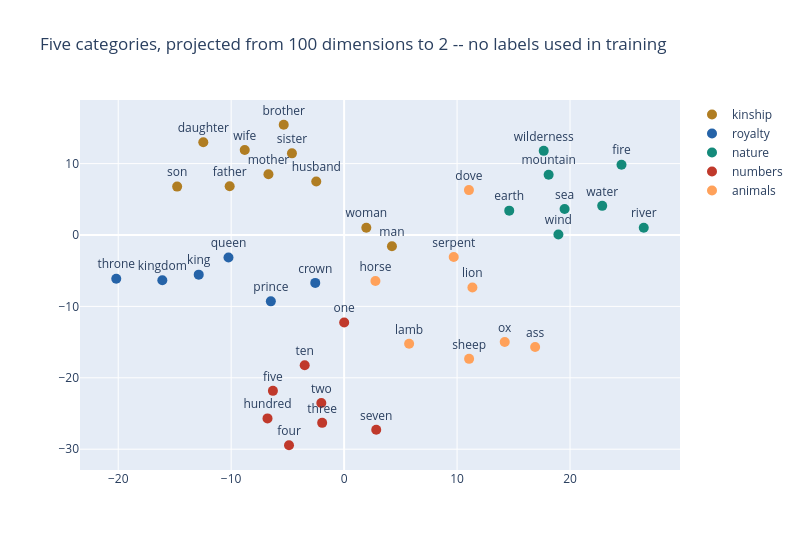

Notebook source saved alongside this figure:
### Markdown cell above
**Idea -- project 100 dimensions down to 2, and look for the map from Slide 3.** t-SNE arranges points so that vectors close together in the real 100-dimensional space stay close on the page. Colour each point by its category and see whether the categories separate visually, exactly the picture Slide 16 showed for the lecture's own (much larger) trained space.

### Code cell
coords = TSNE(n_components=2, perplexity=8, random_state=0,
              init="pca").fit_transform(W[[word2id[w] for w in words_flat]])

fig = go.Figure()
for cat in categories:
    idx = [i for i, l in enumerate(labels_flat) if l == cat]
    fig.add_trace(go.Scatter(x=coords[idx, 0], y=coords[idx, 1], mode="markers+text",
                              text=[words_flat[i] for i in idx], textposition="top center",
                              marker=dict(color=cat_colors[cat], size=10), name=cat))
fig.update_layout(title="Five categories, projected from 100 dimensions to 2 -- no labels used in training",
                   width=800, height=550)
fig.show()

### Figure 1 — Plotly figure (JSON) as saved in the notebook; plotly's stock layout.template omitted (floating-point values rounded to 4 significant figures)
{"data": [{"marker": {"color": "#b07d22", "size": 10}, "mode": "markers+text", "name": "kinship", "text": ["man", "woman", "father", "mother", "son", "daughter", "brother", "sister", "husband", "wife"], "textposition": "top center", "type": "scatter", "x": [4.235, 1.965, -10.13, -6.698, -14.78, -12.47, -5.347, -4.618, -2.465, -8.799], "y": [-1.563, 1.019, 6.828, 8.519, 6.78, 12.99, 15.44, 11.43, 7.495, 11.9]}, {"marker": {"color": "#2563a8", "size": 10}, "mode": "markers+text", "name": "royalty", "text": ["king", "queen", "prince", "throne", "crown", "kingdom"], "textposition": "top center", "type": "scatter", "x": [-12.87, -10.24, -6.487, -20.17, -2.555, -16.09], "y": [-5.551, -3.158, -9.295, -6.123, -6.708, -6.343]}, {"marker": {"color": "#148a7a", "size": 10}, "mode": "markers+text", "name": "nature", "text": ["water", "river", "mountain", "sea", "wind", "fire", "earth", "wilderness"], "textposition": "top center", "type": "scatter", "x": [22.85, 26.53, 18.11, 19.52, 18.97, 24.56, 14.62, 17.67], "y": [4.083, 1.026, 8.442, 3.636, 0.06026, 9.848, 3.41, 11.79]}, {"marker": {"color": "#c0392b", "size": 10}, "mode": "markers+text", "name": "numbers", "text": ["one", "two", "three", "four", "five", "seven", "ten", "hundred"], "textposition": "top center", "type": "scatter", "x": [0.006481, -2.019, -1.944, -4.878, -6.304, 2.844, -3.49, -6.782], "y": [-12.26, -23.52, -26.31, -29.45, -21.83, -27.28, -18.25, -25.68]}, {"marker": {"color": 100, "size": 10}, "mode": "markers+text", "name": "animals", "text": ["sheep", "lamb", "ox", "lion", "dove", "serpent", "horse", "ass"], "textposition": "top center", "type": "scatter", "x": [11.07, 5.755, 14.22, 11.36, 11.05, 9.704, 2.773, 16.91], "y": [-17.35, -15.23, -15.0, -7.347, 6.29, -3.078, -6.445, -15.69]}], "layout": {"height": 550, "title": {"text": "Five categories, projected from 100 dimensions to 2 -- no labels used in training"}, "width": 800}}
